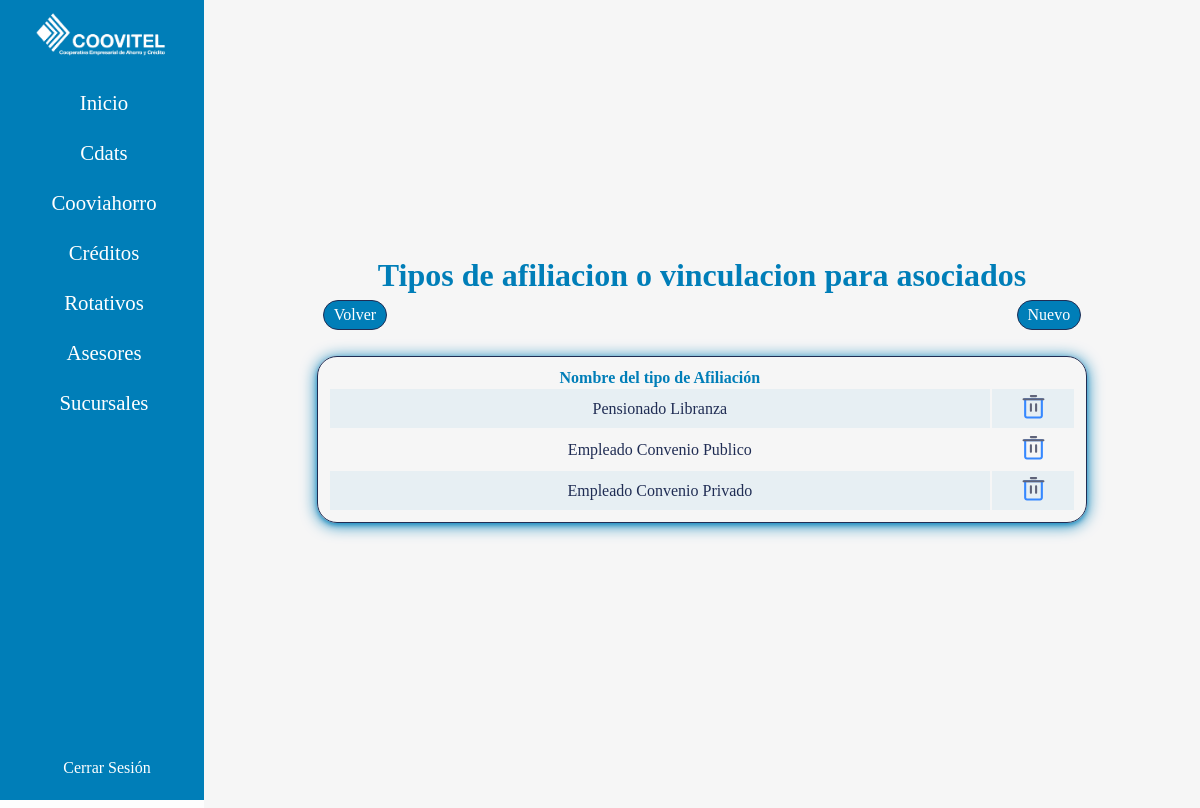
Screenshot of /typesasociado/ (signed in) with the database file from the repository.
### credito/models.py (models this page shows, shortened)
class TypeAsociado(models.Model):
    name = models.CharField(max_length=200)

### credito/views.py (the view)
# urls.py: path("typesasociado/", views.typesAsociados, name="asociados"),
@login_required
def typesAsociados(request):
    asociados = TypeAsociado.objects.all()
    form = TypesAsociadoForm()
    if request.method == 'POST':
        form = TypesAsociadoForm(request.POST)
        form.save()
        return redirect("asociados")
    return render(request, "creditos/asociados/asociados.html", {
        'asociados': asociados,
        'form': form})

### controls/templates/creditos/asociados/asociados.html (shortened to what this page needs)
{% extends 'base.html' %}
{% load humanize %}
{% block content %}
    <div class="types">
        <h1 class="title-type">Tipos de afiliacion o vinculacion para asociados</h1>
        <div class="buttons">
            <a class="bts" href="{% url 'admin' %}">Volver</a>
            <a class="bts" href="{% url 'createasociado' %}">Nuevo</a>
        </div>
        <table>
            <tr>
                <th>Nombre del tipo de Afiliación</th>
                <th></th>
            </tr>
            {% for asociado in asociados%}
                <tr>
                    <td>{{asociado.name}}</td>
                    <td class="tb">
                        <a onclick="return confirm('Esta seguro de eliminar este tipo de Afiliación?')" href="{% url 'deleteasociado' asociado.id %}">
                        </a>
                    </td>
                </tr>
            {% endfor %}
        </table>
    </div>
{% endblock %}

### account/static/css/style.css (style rules this page uses)
:root { --backColor: #fdfdfd; --colorWhite: #fff; --colorLinks: #007eb8; --colorOne: #202d54; --colorTwo: #2c3870; --colorThree: #2d2e83; --colorFour: #007eb8; }
* { margin: 0; padding: 0; box-sizing: border-box; }
html { height: 100%; height: 100vh; font-family:Georgia, 'Times New Roman', Times, serif; color: var(--colorFour); }
body { height: auto; min-height: 100%; min-height: 100vh; overflow-y: scroll; background-color: var(--backColor); display: grid; grid-template-areas: "aside main main"; grid-template-columns: 17vw 1fr; grid-template-rows: 1fr auto; }
a { text-decoration: none; }

### controls/static/css/style2.css (style rules this page uses)
:root { --backColor: #fdfdfd; --colorWhite: #fff; --colorLinks: #007eb8; --colorOne: #202d54; --colorTwo: #2c3870; --colorThree: #2d2e83; --colorFour: #007eb8; }
.types { width: 100%; display: flex; flex-direction: column; justify-content: center; align-items: center; }
.title-type { color: var(--colorFour); }
.buttons { width: 90%; display: flex; flex-direction: row; justify-content: space-between; align-items: center; padding: 6px; }
.bts { background-color: #007eb8; border: 1px solid var(--colorOne); border-radius: 20px; padding: 5px 10px; color: #fff; transition: all .3s ease; }
td { color: #202d54; padding: 5px 0px; }
tr:nth-child(2n) { background-color: #007eb810; }
.image { transition: all .3s ease-in-out; }

### controls/static/css/options.css (style rules this page uses)
:root { --backColor: #fdfdfd; --colorWhite: #fff; --colorLinks: #007eb8; --colorOne: #202d54; --colorTwo: #2c3870; --colorThree: #2d2e83; --colorFour: #007eb8; }

### asesores/static/css/asesores.css (style rules this page uses)
:root { --backColor: #fdfdfd; --colorWhite: #fff; --colorLinks: #007eb8; --colorOne: #202d54; --colorTwo: #2c3870; --colorThree: #2d2e83; --colorFour: #007eb8; }
.types { width: 100%; display: flex; flex-direction: column; justify-content: center; align-items: center; }
.title-type { color: var(--colorFour); }
.buttons { width: 90%; display: flex; flex-direction: row; justify-content: space-between; align-items: center; padding: 6px; }
.bts { background-color: #007eb8; border-radius: 20px; padding: 5px 10px; color: #fff; transition: all .3s ease; }
td { color: #202d54; padding: 5px 0px; }
tr:nth-child(2n) { background-color: #007eb810; }
.image { transition: all .3s ease-in-out; }

### asesores/static/css/paginator.css (style rules this page uses)
:root { --backColor: #fdfdfd; --colorWhite: #fff; --colorLinks: #007eb8; --colorOne: #202d54; --colorTwo: #2c3870; --colorTwoLow: #2c387028; --colorThree: #2d2e83; --colorFour: #007eb8; }
a { text-decoration: none; color: var(--colorWhite); }

### rows the page displays
TypeAsociado: name "Pensionado Libranza"
TypeAsociado: name "Empleado Convenio Publico"
TypeAsociado: name "Empleado Convenio Privado"
